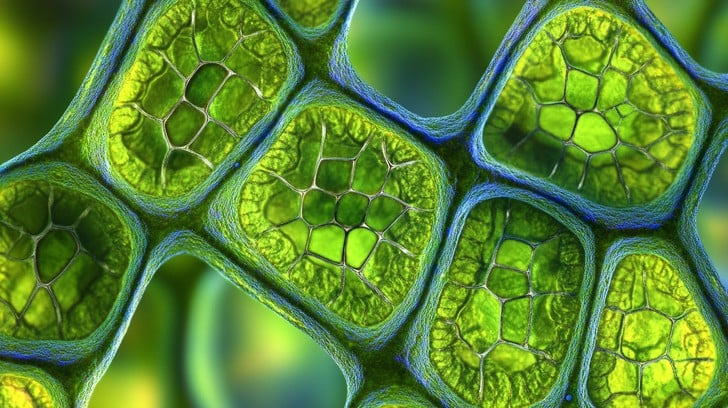
#> input picture vibrant-plant-cells-stockcake.jpg, 728 x 408 px
$ jupyter execute PCD_Assignment03_Muhammad_Gibran_Basyir.ipynb
#> lines starting #> are read from the running program, lines starting #| are printed output that depends on the picture; after the words box and inside, x2 and y2 are one past the last pixel; in counts of white or black regions, pixels touching at a corner belong together
# Set Up

[cell 1]
import numpy as np
import matplotlib.pyplot as plt
from PIL import Image
import io
from google.colab import files

def load_grayscale_image(filename=None):
    """
    Loads an image from the Colab environment (if filename provided)
    or prompts user to upload, and converts to a grayscale NumPy array.
    """
#> called with filename = 'vibrant-plant-cells-stockcake.jpg'
    img_data = None

    if filename:
        try:
            with open(filename, 'rb') as f:
                img_data = f.read()
            print(f"Attempting to load '{filename}' directly from Colab filesystem.")
        except FileNotFoundError:
            print(f"File '{filename}' not found in Colab filesystem. Trying upload instead.")
            filename = None
        except Exception as e:
            print(f"Error reading '{filename}' directly: {e}. Trying upload instead.")
            filename = None

    if not filename:
        print("Please upload an image file.")
        uploaded = files.upload()

        if not uploaded:
            print("No file uploaded.")
            return None

        filename = next(iter(uploaded))
        img_data = uploaded[filename]

    if img_data:
        try:
            pil_image = Image.open(io.BytesIO(img_data)).convert('L')
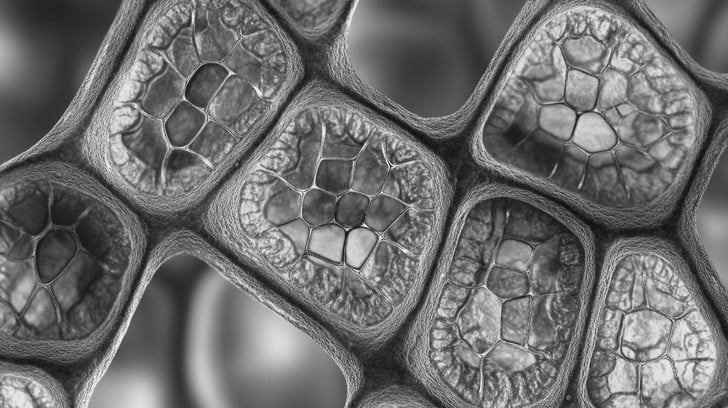
#> pil_image: PIL image 728x408 L; min 5, max 251, mean 109.7
            img_array = np.array(pil_image)
            print(f"Successfully loaded '{filename}' with shape {img_array.shape}")
#| Successfully loaded 'vibrant-plant-cells-stockcake.jpg' with shape (408, 728)
            return img_array
        except Exception as e:
            print(f"Error processing image data for '{filename}': {e}")
            return None
    else:
        return None

def display_images(images, titles, colormap='gray', rows=1):
    """
    Displays a list of images in a grid.
    """
    n = len(images)
    cols = int(np.ceil(n / rows))

    plt.figure(figsize=(cols * 6, rows * 6))
    for i in range(n):
        plt.subplot(rows, cols, i + 1)
        plt.imshow(images[i], cmap=colormap)
        plt.title(titles[i], fontsize=14)
        plt.axis('off')
    plt.tight_layout()
    plt.show()

# Segmentation using Otsu's Method

[cell 2]
def get_histogram(image):
    """
    Calculates the histogram of a grayscale image (0-255).
    Returns a 256-element array where hist[i] is the count of pixels
    with intensity 'i'.
    """
    hist = np.zeros(256, dtype=int)
    for pixel_val in image.ravel():
        hist[pixel_val] += 1
#> this loop made 297024 passes
#> pixel_val on passes 1 to 3: 79, 77, 75
#> after the loop, hist = 256 values, max 2566 at index 80, min 0 at index 0, mean 1160.2
    return hist

def otsu_thresholding(image):
    """
    Implements Otsu's thresholding method from scratch.
    Returns the optimal threshold value.
    """
    hist = get_histogram(image)
    total_pixels = image.size
#> total_pixels = 297024
    norm_hist = hist / (total_pixels + 1e-6)
#> norm_hist = 256 values, max 0.00864 at index 80, min 0 at index 0, mean 0.00391

    p1 = np.cumsum(norm_hist)
#> p1 = 256 values from 0 to 1
    m = np.cumsum(norm_hist * np.arange(0, 256))
#> m = 256 values from 0 to 109.7
    mg = m[255]
#> mg = 109.7

    epsilon = 1e-6
    p1[p1 == 0] = epsilon
    p1[p1 == 1] = 1 - epsilon

    w0 = p1
#> w0 = 256 values from 1e-06 to 1
    w1 = 1 - w0
#> w1 = 256 values, max 1 at index 0, min 3.37e-12 at index 251, mean 0.429

    mu0 = m / w0
#> mu0 = 256 values from 0 to 109.7
    mu1 = (mg - m) / w1
#> mu1 = 256 values, max 251 at index 250, min 0 at index 251, mean 162.6

    sigma_b_squared = w0 * w1 * (mu0 - mu1)**2
#> sigma_b_squared = 256 values, max 1440.8 at index 116, min 4.05e-08 at index 251, mean 658.9

    optimal_threshold = np.argmax(sigma_b_squared)
#> optimal_threshold = 116

    return optimal_threshold

def apply_threshold(image, threshold):
    """
    Applies a binary threshold to an image.
    Pixels > threshold become 255 (white).
    Pixels <= threshold become 0 (black).
    """
    binary_image = np.zeros_like(image, dtype=np.uint8)
    binary_image[image > threshold] = 255
    return binary_image

# Morphological Operation

[cell 3]
def manual_pad(image, pad_width=1):
    """
    Manually pads an image with zeros.
    """
    h, w = image.shape
    padded_image = np.zeros((h + 2 * pad_width, w + 2 * pad_width), dtype=image.dtype)
    padded_image[pad_width:-pad_width, pad_width:-pad_width] = image
    return padded_image

def erosion(binary_image):
    """
    Performs erosion on a binary (0/255) image with a 3x3 square kernel.
    """
    h, w = binary_image.shape
    padded_image = manual_pad(binary_image, 1)
    eroded_image = np.zeros_like(binary_image)

    for i in range(h):
        for j in range(w):
            neighborhood = padded_image[i:i+3, j:j+3]
            if np.all(neighborhood == 255):
                eroded_image[i, j] = 255

    return eroded_image

def dilation(binary_image):
    """
    Performs dilation on a binary (0/255) image with a 3x3 square kernel.
    """
    h, w = binary_image.shape
    padded_image = manual_pad(binary_image, 1)
    dilated_image = np.zeros_like(binary_image)

    for i in range(h):
        for j in range(w):
            neighborhood = padded_image[i:i+3, j:j+3]
            if np.any(neighborhood == 255):
                dilated_image[i, j] = 255

    return dilated_image

def opening(binary_image):
    """
    Performs Opening: Erosion followed by Dilation.
    """
    eroded = erosion(binary_image)
    opened = dilation(eroded)
    return opened

def closing(binary_image):
    """
    Performs Closing: Dilation followed by Erosion.
    """
    dilated = dilation(binary_image)
    closed = erosion(dilated)
    return closed

# Main + Comparison

[cell 4]
original_gray_image = load_grayscale_image(filename='vibrant-plant-cells-stockcake.jpg')

if original_gray_image is not None:

    print("Calculating optimal threshold using Otsu's method...")
    optimal_thresh = otsu_thresholding(original_gray_image)
#> optimal_thresh = 116
    print(f"Optimal threshold found: {optimal_thresh}")
#| Optimal threshold found: 116

    segmented_image = apply_threshold(original_gray_image, optimal_thresh)
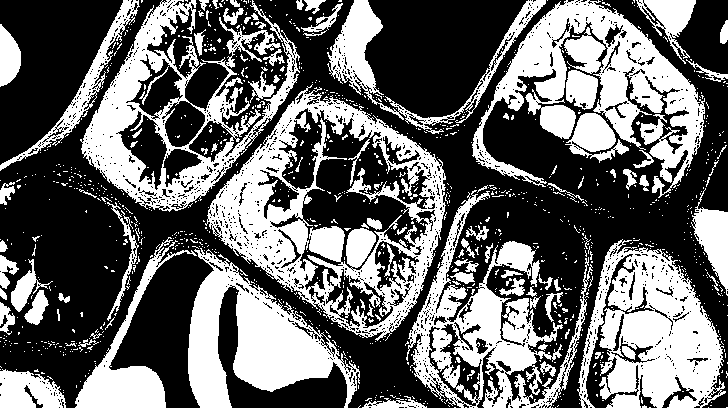
#> segmented_image: shape (408, 728); 41.1% white; 1130 white regions (1029 under 20 px), largest, box (x1, y1, x2, y2) and area: (205, 84, 446, 341) 20816, (472, 0, 705, 198) 15731, (577, 239, 726, 408) 14525

    if np.mean(segmented_image) > 128:
        print("Inverting segmentation to make foreground (walls) white for morphology...")
        segmented_image = 255 - segmented_image


    print("Applying morphological 'Closing' to clean the segmentation...")
    cleaned_image_closing = closing(segmented_image)
#> in manual_pad, `padded_image[pad_width:-pad_width, pad_width:-pad_width] = image`:
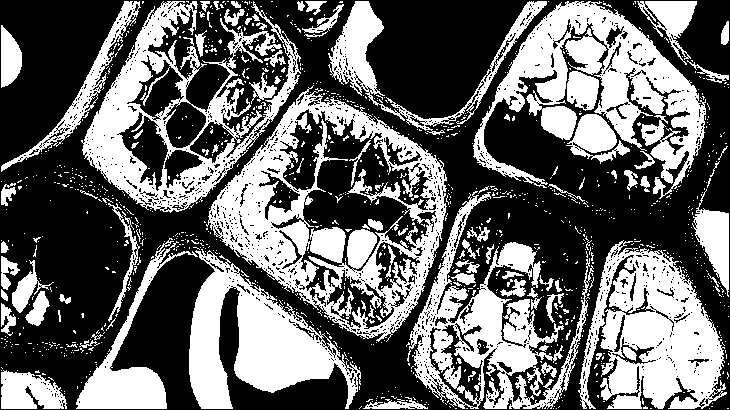
#> padded_image: shape (410, 730); 40.7% white; 1130 white regions (1029 under 20 px), largest, box (x1, y1, x2, y2) and area: (206, 85, 447, 342) 20816, (473, 1, 706, 199) 15731, (578, 240, 727, 409) 14525
#> after the loop in dilation, `for i in range(h):`:
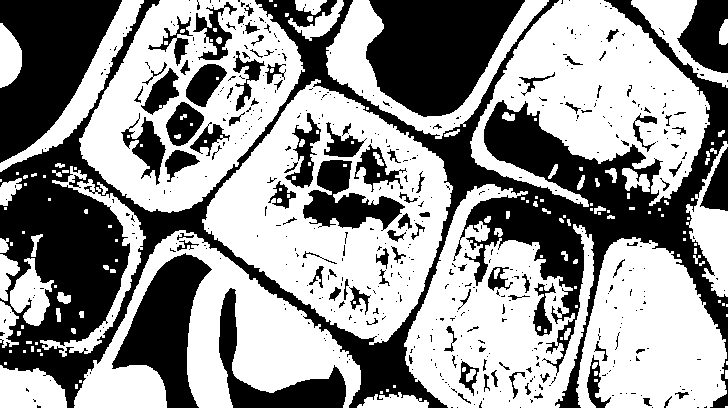
#> dilated_image: shape (408, 728); 58.1% white; 537 black regions (432 under 20 px), largest, box (x1, y1, x2, y2) and area: (0, 0, 728, 408) 64842, (366, 0, 525, 117) 12832, (0, 0, 122, 163) 11426
#> call 2 of manual_pad, with pad_width = 1
#> in manual_pad (call 2), `padded_image[pad_width:-pad_width, pad_width:-pad_width] = image`:
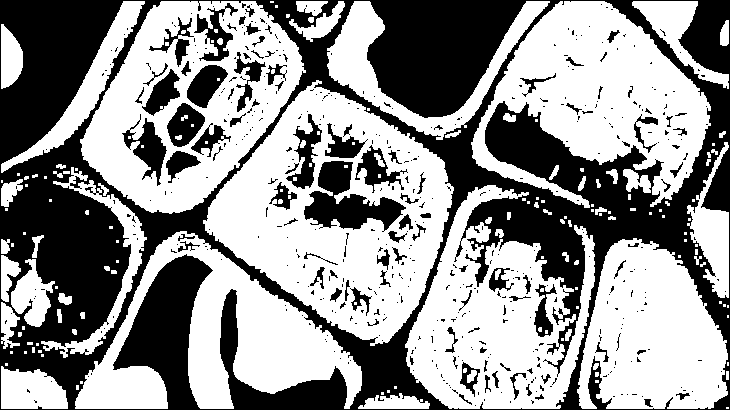
#> padded_image: shape (410, 730); 57.6% white; 512 black regions (415 under 20 px), largest, box (x1, y1, x2, y2) and area: (0, 0, 730, 410) 106871, (304, 161, 406, 232) 3339, (122, 114, 167, 186) 1202
#> after the loop in erosion, `for i in range(h):`:
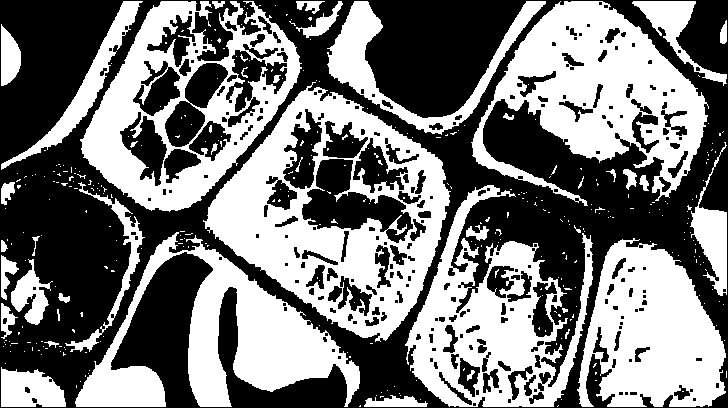
#> eroded_image: shape (408, 728); 47.5% white; 356 white regions (312 under 20 px), largest, box (x1, y1, x2, y2) and area: (203, 82, 451, 342) 26119, (471, 1, 709, 206) 22096, (80, 1, 302, 212) 18102

    print("\n--- Comparison 1: Original vs. Raw vs. Closing ---")
    display_images(
        images=[original_gray_image, segmented_image, cleaned_image_closing],
        titles=["1. Original Grayscale",
                "2. Raw Segmentation (Otsu's)",
                "3. Segmentation + Morphology (Closing)"]
    )
#> in display_images, `n = len(images)`: n = 3

    print("\nApplying 'Opening' to demonstrate the difference...")
    cleaned_image_opening = opening(segmented_image)
#> after the loop in erosion (call 2), `for i in range(h):`:
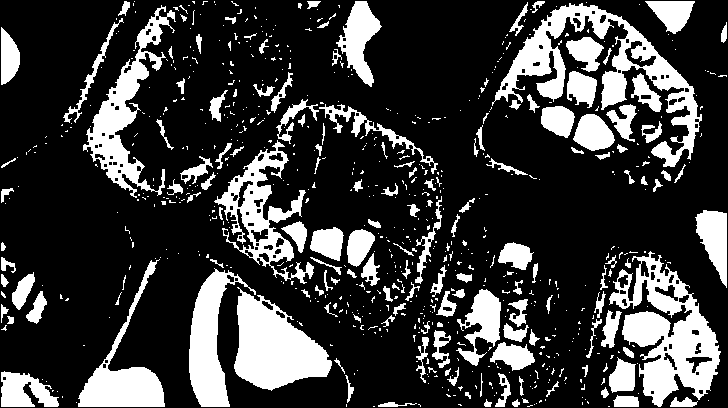
#> eroded_image: shape (408, 728); 23.4% white; 716 white regions (563 under 20 px), largest, box (x1, y1, x2, y2) and area: (492, 3, 702, 167) 7828, (609, 251, 721, 407) 7713, (234, 287, 332, 391) 5919
#> call 4 of manual_pad, with pad_width = 1
#> in manual_pad (call 4), `padded_image[pad_width:-pad_width, pad_width:-pad_width] = image`:
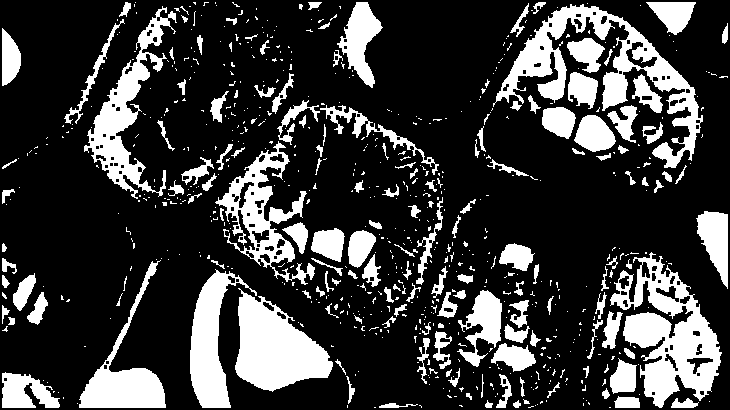
#> padded_image: shape (410, 730); 23.3% white; 716 white regions (563 under 20 px), largest, box (x1, y1, x2, y2) and area: (493, 4, 703, 168) 7828, (610, 252, 722, 408) 7713, (235, 288, 333, 392) 5919
#> after the loop in dilation (call 2), `for i in range(h):`:
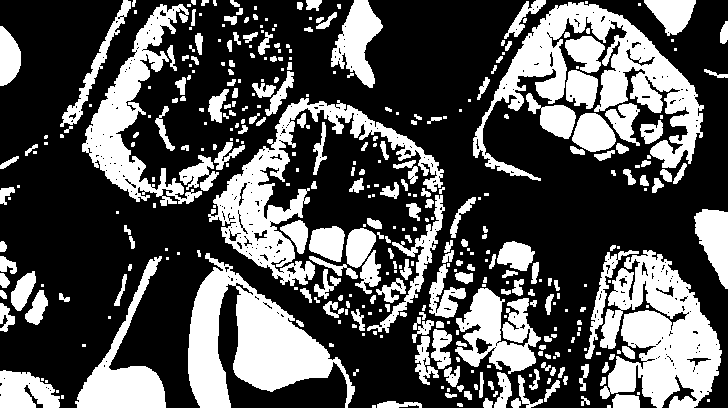
#> dilated_image: shape (408, 728); 33.9% white; 383 white regions (161 under 20 px), largest, box (x1, y1, x2, y2) and area: (473, 2, 704, 181) 12021, (600, 250, 722, 408) 11524, (188, 253, 355, 408) 11268

    print("\n--- Comparison 2: Raw vs. Opening vs. Closing ---")
    display_images(
        images=[segmented_image, cleaned_image_opening, cleaned_image_closing],
        titles=["Raw Segmentation",
                "Result of 'Opening' (Bad for this image)",
                "Result of 'Closing' (Good for this image)"]
    )

else:
    print("\n--- IMAGE NOT LOADED ---")
    print("Could not load the image. Please make sure the file is uploaded and the filename is correct.")
